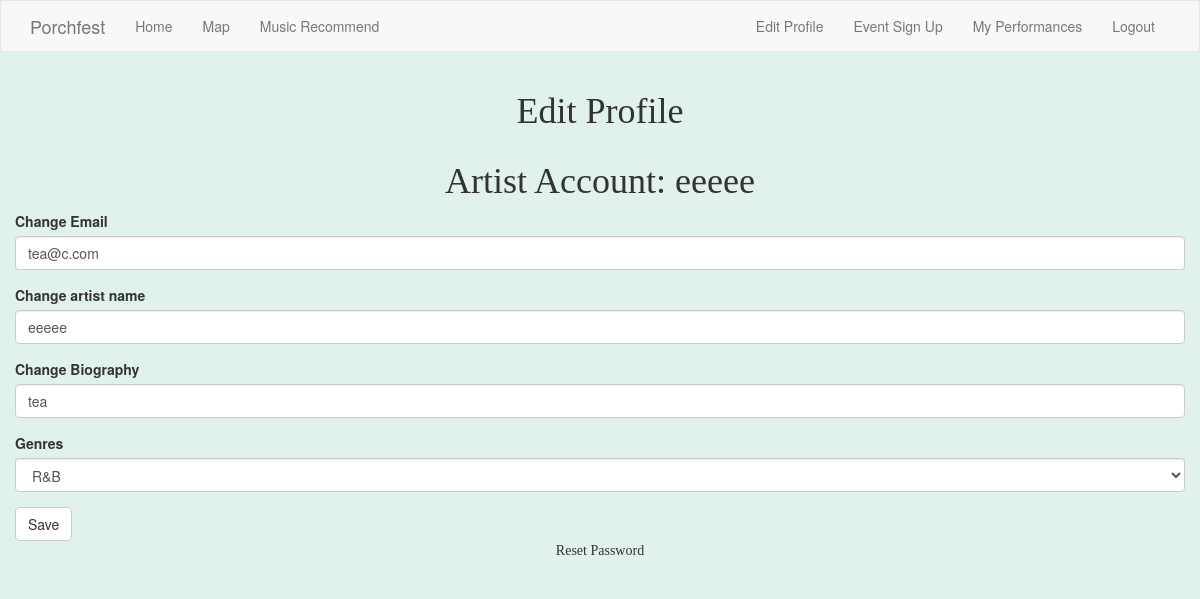
/edit_profile (signed in), run on the app's committed database.
### app/models.py (models this page shows, shortened)
class Artist(UserMixin, db.Model):
    id = db.Column(db.Integer, primary_key=True)
    artistName = db.Column(db.String(64), index=True, unique=True)
    bio = db.Column(db.String(600))
    genre = db.Column(db.String)
    artistPerformances1= db.relationship('ArtistToPerformance', backref='artperfrel1')
    email = db.Column(db.String(120), index=True, unique=True)
    password_hash = db.Column(db.String(128))

### app/routes.py (the view)
@app.route('/edit_profile', methods=['GET', 'POST'])
@login_required
def edit_profile():
    form = EditProfile()
    if form.validate_on_submit():
        current_user.artistName = form.artistName.data
        current_user.bio = form.bio.data
        current_user.email = form.email.data
        current_user.genre = form.genre.data
        db.session.commit()
        flash('Your changes have been saved.')
        return redirect(url_for('edit_profile'))
    elif request.method == 'GET':
        form.artistName.data = current_user.artistName
        form.bio.data = current_user.bio
        form.email.data = current_user.email
        form.genre.data = current_user.genre
    return render_template('edit_profile.html', artist=current_user, title='Edit Profile',
                           form=form)

### app/forms.py
class EditProfile (FlaskForm):
    email = StringField('Change Email')
    artistName = StringField('Change artist name')
    bio = StringField('Change Biography')
    genre = SelectField('Genres', choices=[("folk", "Folk"),('rock', "Rock"), ("hip_hop", "Hip Hop"),("pop", "Pop"), ("RB", "R&B"), ("indie", "Indie")])
    submit = SubmitField('Save')

### app/models.py (called while the page is built)
@login.user_loader
def load_user(id):
    return Artist.query.get(int(id))

### app/templates/edit_profile.html
{% extends "base.html" %}
{% import 'bootstrap/wtf.html' as wtf %}
{% block app_content %}
<h1>Edit Profile</h1>
<div class="row">
    <div class="col md-4">
        <h1>Artist Account: {{ artist.artistName }}</h1>
        {{ wtf.quick_form(form) }}
        <p>Reset Password <a href="{{ url_for('reset_password') }}"></a> </p>
    </div>
</div>
{% endblock %}

### app/static/css/main.css (style rules this page uses)
body { background-color: #E0F2E9; }
h1 { text-align: center; font-family: 'Tinos', serif; }
p { text-align: center; font-family: 'Tinos', serif; }

### data on the page
Artist: artistName "eeeee", email "tea@c.com", bio "tea", genre "R&B"
